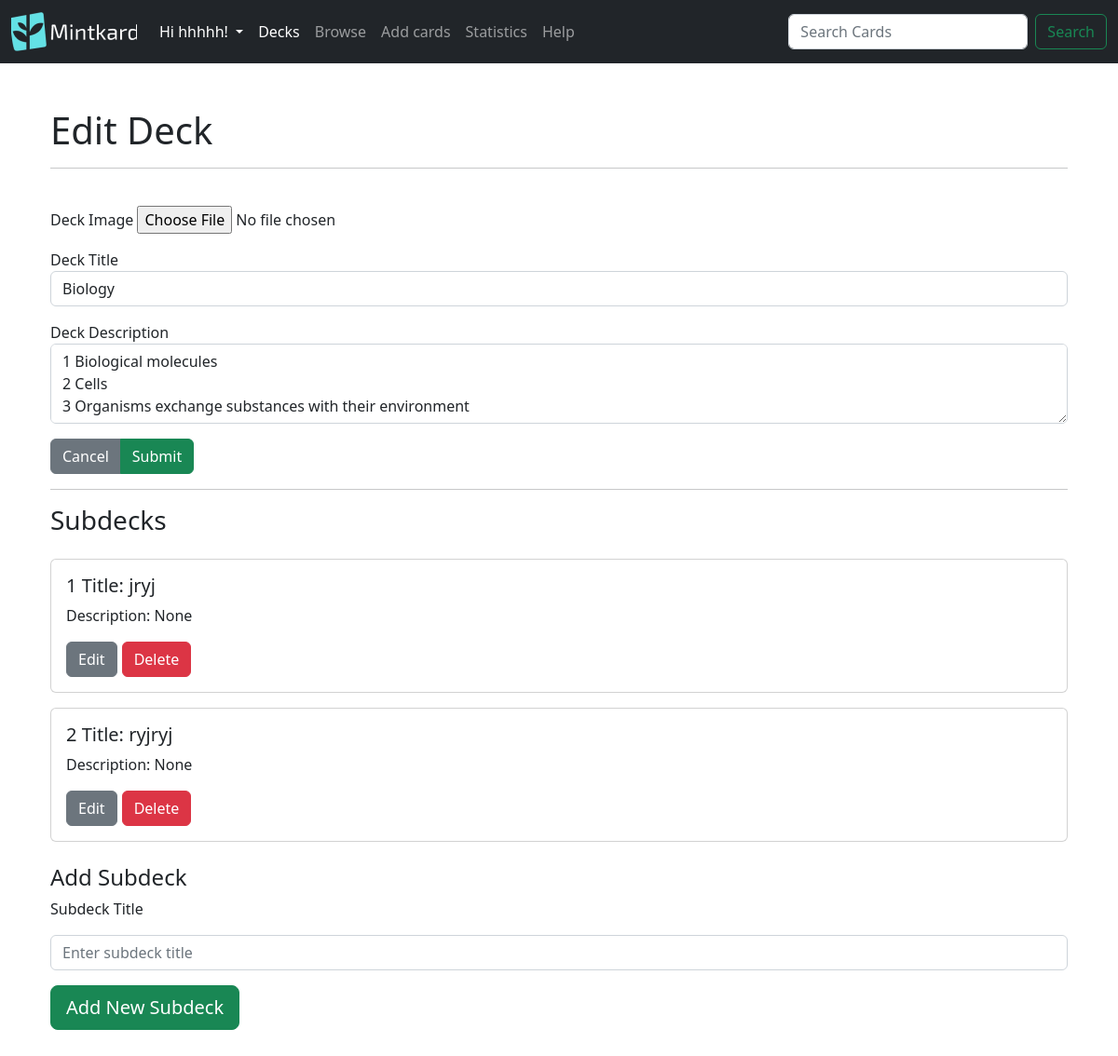
/decks/edit-deck/14 (signed in), run on an earlier commit of the app's database.
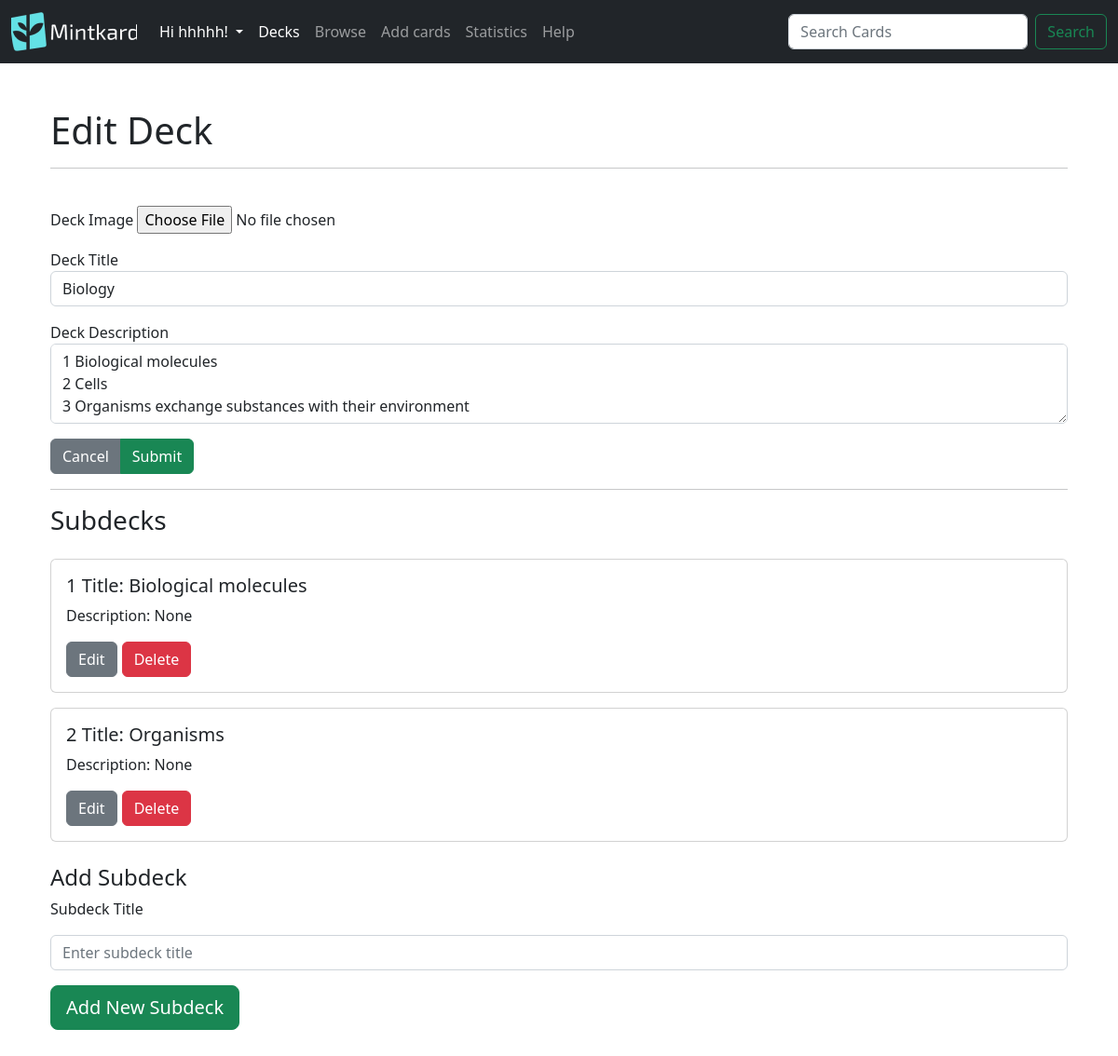
And on a later commit of the database.
### mintkard/models.py (models this page shows)
class Deck(db.Model):
    id = db.Column(db.Integer, primary_key=True)
    name = db.Column(db.String(100),nullable=False)
    description = db.Column(db.String(100))
    date = db.Column(db.DateTime(timezone=True),default=func.now())
    image_hash = db.Column(db.String, nullable=True)#new
    parent_id = db.Column(db.Integer, db.ForeignKey('deck.id'))#This is the foreign key for the parent deck
    children_deck = db.relationship('Deck',backref=db.backref('parent', remote_side=[id]),primaryjoin='Deck.parent_id == Deck.id')#This is the relationship for the child deck, the backref is the parent deck, the primaryjoin is the foreign key for the child deck
    cards = db.relationship('Card',lazy= True,cascade='all, delete-orphan',backref='deck')#cascade will delete all the cards in the deck if its deleted
    user_id = db.Column(db.Integer, db.ForeignKey('user.id'))

### mintkard/decks.py (the view, shortened to what this page needs)
@login_required
@decks.route('/edit-deck/<int:deck_id>',methods=['GET','POST'])
def edit_deck(deck_id):
    try:
        current_deck = Deck.query.filter_by(id=deck_id,user_id =current_user.id).first()#.all()    parent_id=None,
    except Exception as e:
        flash('Error : {}'.format(e),category='danger')
    if current_deck is None:
        flash('Deck id cannot be found',category='danger')
        return redirect(url_for('decks.decks_route'),code=301)
    return render_template("edit_deck.html",deck=current_deck)

### mintkard/decks.py (called while the page is built)
@decks.before_request
@login_required
def before_request():
    try:
        g.fmanager = FlashcardManager(user=current_user.id, app=current_app)
        g.fmanagerstats = FlashcardManagerStats(user=current_user.id, app=current_app)
        g.fmanagerstats_public = FlashcardManagerPublicStats(user=None,app=current_app)#there is no user as it gets the apps average data
    except Exception as e:
        flash('Error inilizing flashcard manager: {}'.format(e),category='danger')

### mintkard/templates/edit_deck.html (shortened to what this page needs)
{% extends 'layout.html' %}
{% block body %}
<div class="container my-5">
  <h1>
    Edit Deck
  </h1>
  <hr>
  <br>
  <form method="post" enctype="multipart/form-data">
    <div class="d-grid gap-3">
      <div class="form-group">
        <label for="deckImage">Deck Image</label>
        <input type="file" name="image" accept="image/*">
      </div>
      <div class="form-group">
        <label for="deckTitle">Deck Title</label>
        <input type="text" class="form-control" name="name" value="{{deck.name}}">
      </div>
      <div class="form-group">
        <label for="deckDescription">Deck Description</label>
        <textarea class="form-control" name="description" rows="3">{{deck.description}}</textarea>
      </div>
    </div>
    <div class="btn-group mt-3">
      <a type="button" class="btn btn-secondary" href="/decks/">Cancel</a>
      <input type="submit" class="btn btn-success" name="submit"></input>
    </div>
  </form>
  <hr>
  <h3>Subdecks</h3>
  <div id="flashcard-deck" class="d-grid ">
    {% for subdeck in deck.children_deck %}
    <div class="card mt-3">
      <div class="card-body">
        <h5 class="card-title">{{loop.index}} Title: {{subdeck.name}}</h5>
        <p class="card-text">Description: {{subdeck.description}}</p>
        <div class=" d-flex ">
          <a class="btn btn-secondary mr-3" href=/decks/edit-deck/{{subdeck.id}}>Edit</a>
          <form method = "post"><button class="btn btn-danger ml-3" type="submit" name="delete_subdeck" value="{{subdeck.id}}" style="margin-left: 5px">Delete</button></form>
        </div>
      </div>
    </div>
    {% endfor %}
  </div>
  <br>
  <h4> Add Subdeck</h4>
  <form method="post">
    <div class="form-group d-grid gap-3">
      <label for="subdeck_title">Subdeck Title</label>
      <input type="text" class="form-control" name="subdeck_name" id="subdeck_title" placeholder="Enter subdeck title">
    </div>
    <div class="btn-group mt-3">
      <button type="submit" class="btn btn-success btn-lg" name="add_subdeck" value="add">Add New Subdeck</button>
    </div>
  </form>
</div>
{% endblock %}

What changed in the data, as far as the page shows it:
changed Deck: name "jryj" → "Biological molecules"
changed Deck: name "ryjryj" → "Organisms"
